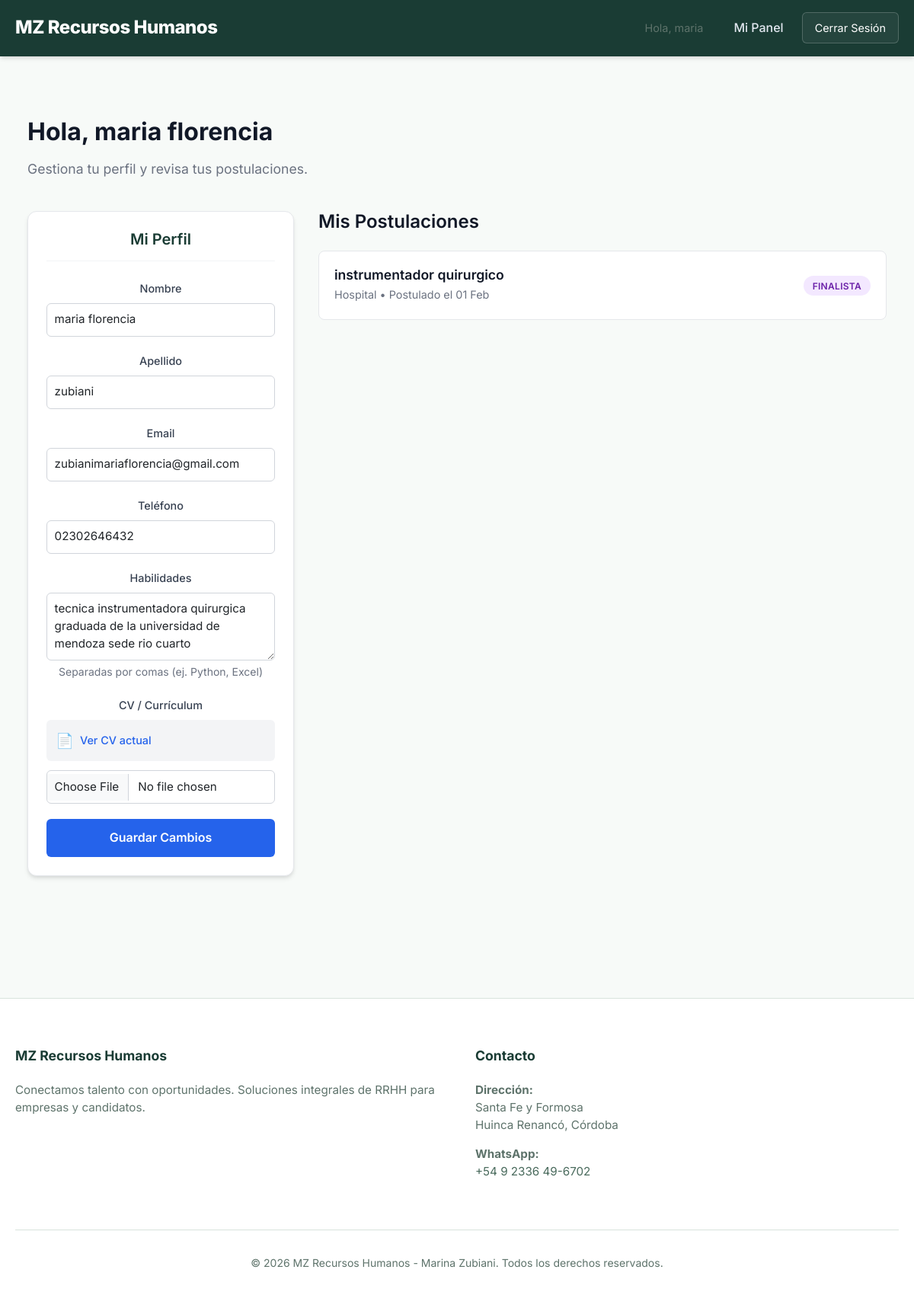
The app's page /candidates/dashboard/ (signed in) with its own data.
### candidates/models.py (models this page shows, shortened)
class Candidate(models.Model):
    AVAILABILITY_CHOICES = [
        ('active', 'Active (Looking)'),
        ('open', 'Open to Offers (Listening)'),
        ('not_looking', 'Not Looking (Dormant)'),
    ]
    first_name = models.CharField(max_length=100)
    last_name = models.CharField(max_length=100)
    user = models.OneToOneField(User, on_delete=models.CASCADE, null=True, blank=True, related_name='candidate_profile')
    email = models.EmailField(unique=True)
    secondary_email = models.CharField(max_length=255, blank=True, null=True, help_text="Correos secundarios separados por coma")
    phone = models.CharField(max_length=20, blank=True)
    resume_file = models.FileField(upload_to='resumes/', blank=True, null=True)
    skills = models.TextField(blank=True, help_text="Habilidades separadas por coma o descripción breve")
    tags = models.ManyToManyField(Tag, blank=True, related_name='candidates')
    availability_status = models.CharField(max_length=20, choices=AVAILABILITY_CHOICES, default='active')
    last_updated = models.DateTimeField(auto_now=True)
    update_token = models.UUIDField(default=uuid.uuid4, editable=False)
    created_at = models.DateTimeField(auto_now_add=True)

### applications/models.py (models this page shows, shortened)
class Application(models.Model):
    STATUS_CHOICES = [
        ('applied', 'Applied (Postulado)'),
        ('initial_interview', 'Initial Interview (Entrevista Inicial)'),
        ('tech_evaluation', 'Tech Evaluation (Evaluación Técnica)'),
        ('shortlist', 'Shortlist (Terna Final)'),
        ('offer', 'Offer (Oferta)'),
        ('hired', 'Hired (Contratado)'),
        ('rejected', 'Rejected (Descartado)'),
    ]
    vacancy = models.ForeignKey(Vacancy, related_name='applications', on_delete=models.CASCADE)
    candidate = models.ForeignKey(Candidate, related_name='applications', on_delete=models.CASCADE)
    status = models.CharField(max_length=20, choices=STATUS_CHOICES, default='applied')
    match_score = models.IntegerField(default=0, help_text="Percentage match based on skills (0-100)")
    applied_at = models.DateTimeField(auto_now_add=True)
    notes = models.TextField(blank=True)
    ai_summary = models.TextField(blank=True, help_text="AI-generated summary of the candidate")
    ai_match_score = models.IntegerField(null=True, blank=True, help_text="AI-calculated match score (0-100)")
    ai_feedback = models.TextField(blank=True, help_text="Detailed AI feedback on the match")

### clients/models.py (models this page shows, shortened)
class Vacancy(models.Model):
    STATUS_CHOICES = [
        ('active', 'Active'),
        ('closed', 'Closed'),
        ('on_hold', 'On Hold'),
    ]
    company = models.ForeignKey(Company, related_name='vacancies', on_delete=models.CASCADE)
    title = models.CharField(max_length=255)
    description = models.TextField()
    required_skills = models.TextField(blank=True, help_text="Comma-separated skills required for ranking (e.g. Python, Django, SQL)")
    status = models.CharField(max_length=20, choices=STATUS_CHOICES, default='active')
    created_at = models.DateTimeField(auto_now_add=True)

class Company(models.Model):
    user = models.OneToOneField(User, on_delete=models.CASCADE, null=True, blank=True, related_name='company_profile')
    name = models.CharField(max_length=200)
    industry = models.CharField(max_length=255, blank=True)
    description = models.TextField(blank=True)
    email = models.EmailField(blank=True, null=True)
    phone = models.CharField(max_length=20, blank=True, null=True)
    created_at = models.DateTimeField(auto_now_add=True)

### candidates/views.py (the view)
# urls.py: path('dashboard/', views.candidate_dashboard, name='candidate_dashboard'),
@login_required
def candidate_dashboard(request):
    candidate, created = Candidate.objects.get_or_create(user=request.user)
    if request.method == 'POST':
        form = CandidateProfileForm(request.POST, request.FILES, instance=candidate)
        if form.is_valid():
            form.save()
            return redirect('candidate_dashboard')
    else:
        form = CandidateProfileForm(instance=candidate)
    applications = Application.objects.filter(candidate=candidate).order_by('-applied_at')
    return render(request, 'candidates/dashboard.html', {
        'candidate': candidate,
        'applications': applications,
        'form': form
    })

### hr_project/templates/candidates/dashboard.html (shortened to what this page needs)
{% extends "base.html" %}
{% block content %}
<div class="container" style="max-width: 1200px; padding: 2rem 1rem;">
    <div style="margin-bottom: 2.5rem;">
        <h1 style="font-size: 2rem; font-weight: 700; color: #111827;">Hola, {{ candidate.first_name }}</h1>
        <p style="color: #6b7280; font-size: 1.1rem;">Gestiona tu perfil y revisa tus postulaciones.</p>
    </div>
    <div class="dashboard-grid">
        <div class="card profile-card">
            <h2
                style="font-size: 1.25rem; font-weight: 600; margin-top: 0; margin-bottom: 1.5rem; padding-bottom: 1rem; border-bottom: 1px solid #f3f4f6;">
                Mi Perfil</h2>
            <form method="POST" enctype="multipart/form-data">
                <div class="form-group">
                    <label>Nombre</label>
                    {{ form.first_name }}
                </div>
                <div class="form-group">
                    <label>Apellido</label>
                    {{ form.last_name }}
                </div>
                <div class="form-group">
                    <label>Email</label>
                    {{ form.email }}
                </div>
                <div class="form-group">
                    <label>Teléfono</label>
                    {{ form.phone }}
                </div>
                <div class="form-group">
                    <label>Habilidades</label>
                    {{ form.skills }}
                    <small style="color: #6b7280; display: block; margin-top: 4px;">Separadas por comas (ej. Python,
                        Excel)</small>
                </div>
                <div class="form-group">
                    <label>CV / Currículum</label>
                    {% if candidate.resume_file %}
                    <div
                        style="background: #f3f4f6; padding: 0.75rem; border-radius: 6px; margin-bottom: 0.75rem; display: flex; align-items: center; gap: 0.5rem; font-size: 0.9rem;">
                        <span style="font-size: 1.2rem;">📄</span>
                        <a href="{{ candidate.resume_file.url }}" target="_blank"
                            style="color: #2563eb; text-decoration: none; font-weight: 500;">Ver CV actual</a>
                    </div>
                    {% endif %}
                    {{ form.resume_file }}
                </div>
                <button type="submit" class="btn-save">Guardar Cambios</button>
            </form>
        </div>
        <div>
            <h2 style="font-size: 1.5rem; font-weight: 600; color: #111827; margin-top: 0; margin-bottom: 1.5rem;">Mis
                Postulaciones</h2>
            {% if applications %}
            {% for app in applications %}
            <div class="app-card">
                <div>
                    <h3 style="margin: 0; font-size: 1.1rem; font-weight: 600; color: #111827;">{{ app.vacancy.title }}
                    </h3>
                    <div style="color: #6b7280; font-size: 0.9rem; margin-top: 0.25rem;">
                        {{ app.vacancy.company.name }} • Postulado el {{ app.applied_at|date:"d M" }}
                    </div>
                </div>
                <div>
                    {% if app.status == 'applied' %}
                    <span class="status-badge status-applied">Recibido</span>
                    {% elif app.status == 'initial_interview' %}
                    <span class="status-badge status-interview">Entrevista</span>
                    {% elif app.status == 'tech_evaluation' %}
                    <span class="status-badge status-tech">Evaluación</span>
                    {% elif app.status == 'shortlist' %}
                    <span class="status-badge status-shortlist">Finalista</span>
                    {% elif app.status == 'offer' %}
                    <span class="status-badge status-offer">Oferta</span>
                    {% elif app.status == 'rejected' %}
                    <span class="status-badge status-rejected">Descartado</span>
                    {% else %}
                    <span class="status-badge" style="background: #e5e7eb;">{{ app.status }}</span>
                    {% endif %}
                </div>
            </div>
            {% endfor %}
            {% endif %}
        </div>
    </div>
</div>
{% endblock %}

### hr_project/templates/base.html (shortened to what this page needs)
{% load static %}
<!DOCTYPE html>
<html lang="en">
<head>
    <link href="https://cdn.jsdelivr.net/npm/bootstrap@5.3.0/dist/css/bootstrap.min.css" rel="stylesheet">
    <link rel="stylesheet" href="https://cdnjs.cloudflare.com/ajax/libs/font-awesome/6.4.0/css/all.min.css">
    <link rel="stylesheet" href="{% static 'css/styles.css' %}">
</head>
<body>
    <header>
        <div class="container">
            <a href="/" class="logo">MZ Recursos Humanos</a>
            <nav class="nav-links">
                {% if user.is_authenticated %}
                <span style="margin-right: 1rem; color: var(--text-muted); font-size: 0.9rem;">Hola, {{ user }}</span>
                {% if user.company_profile %}
                <a href="{% url 'client_portal' %}">Empresas</a>
                {% elif user.candidate_profile %}
                <a href="{% url 'candidate_dashboard' %}">Mi Panel</a>
                {% elif user.is_staff %}
                <a href="{% url 'dashboard_home' %}">Panel Recruiter</a>
                {% endif %}
                <form action="{% url 'logout' %}" method="post" style="display:inline;">
                    <button type="submit" class="btn-nav">Cerrar Sesión</button>
                </form>
                {% else %}
                <a href="/">Oportunidades</a>
                <a href="/candidates/login/">Soy Candidato</a>
                <a href="{% url 'client_login' %}">Soy Empresa</a>
                <a href="{% url 'dashboard_login' %}" class="btn-nav">Acceso Staff</a>
                {% endif %}
            </nav>
        </div>
    </header>
    <main class="container" style="padding-top: 3rem; padding-bottom: 3rem;">
        {% block content %}{% endblock %}
    </main>
    <footer>
        <div class="container">
            <div class="footer-grid">
                <div class="footer-col">
                    <h4>MZ Recursos Humanos</h4>
                    <p>Conectamos talento con oportunidades. Soluciones integrales de RRHH para empresas y candidatos.
                    </p>
                </div>
                <div class="footer-col">
                    <h4>Contacto</h4>
                    <p><strong>Dirección:</strong><br>Santa Fe y Formosa<br>Huinca Renancó, Córdoba</p>
                    <p><strong>WhatsApp:</strong><br><a href="https://wa.me/5492336496702" target="_blank"
                            style="color: var(--secondary-color);">+54 9 2336 49-6702</a></p>
                </div>
            </div>
            <div class="copyright">
                <p>&copy; 2026 MZ Recursos Humanos - Marina Zubiani. Todos los derechos reservados.</p>
            </div>
        </div>
    </footer>
</body>
</html>

### static/css/styles.css (style rules this page uses)
:root { --primary-color: #1a3c34; --secondary-color: #4a6b5d; --accent-color: #88c9a1; --accent-hover: #71b88e; --bg-color: #f7faf8; --card-bg: #ffffff; --text-main: #2b3a35; --text-muted: #5e736b; --success: #10b981; --border-color: #d8e3dc; --font-main: 'Inter', system-ui, -apple-system, sans-serif; }
*, *::before, *::after { box-sizing: border-box; }
body { font-family: var(--font-main); background-color: var(--bg-color); color: var(--text-main); margin: 0; line-height: 1.6; }
h1, h2, h3 { color: var(--primary-color); font-weight: 700; margin-bottom: 0.5em; }
a { text-decoration: none; color: inherit; transition: color 0.2s; }
.container { max-width: 1200px; margin: 0 auto; padding: 0 20px; }
header { background: var(--primary-color); border-bottom: 1px solid var(--primary-color); padding: 1rem 0; box-shadow: 0 4px 6px -1px rgba(0, 0, 0, 0.1), 0 2px 4px -1px rgba(0, 0, 0, 0.06); color: white; }
header .container { display: flex; justify-content: space-between; align-items: center; flex-wrap: wrap; }
.logo { font-size: 1.5rem; font-weight: 800; color: white; letter-spacing: -0.5px; }
.nav-links { display: flex; gap: 1.5rem; align-items: center; }
.nav-links a { margin-left: 0; color: #e2e8f0; font-weight: 500; transition: color 0.2s; }
.btn-nav { border: 1px solid rgba(255, 255, 255, 0.2); padding: 0.5rem 1rem; border-radius: 6px; background: rgba(255, 255, 255, 0.05); cursor: pointer; font-size: 0.9rem; color: white; transition: all 0.2s; }
.form-group { margin-bottom: 1.5rem; }
label { display: block; margin-bottom: 0.5rem; font-weight: 500; color: var(--secondary-color); }
input, textarea, select { width: 100%; padding: 0.75rem; border: 1px solid var(--border-color); border-radius: 6px; font-family: inherit; font-size: 1rem; }
footer { background: var(--card-bg); border-top: 1px solid var(--border-color); margin-top: 5rem; padding: 4rem 0 2rem; color: var(--text-muted); }
.footer-grid { display: grid; grid-template-columns: repeat(auto-fit, minmax(250px, 1fr)); gap: 3rem; margin-bottom: 3rem; }
.footer-col h4 { color: var(--primary-color); font-size: 1.1rem; margin-bottom: 1.5rem; font-weight: 700; }
.footer-col p { margin-bottom: 1rem; font-size: 0.95rem; line-height: 1.5; }
.copyright { text-align: center; padding-top: 2rem; border-top: 1px solid var(--border-color); font-size: 0.875rem; }

### hr_project/templates/candidates/dashboard.html (style rules this page uses)
* { box-sizing: border-box; }
.dashboard-grid { display: grid; grid-template-columns: 350px 1fr; gap: 2rem; align-items: start; }
.card { background: white; border-radius: 12px; box-shadow: 0 4px 6px -1px rgba(0, 0, 0, 0.1), 0 2px 4px -1px rgba(0, 0, 0, 0.06); padding: 1.5rem; border: 1px solid #e5e7eb; }
.profile-card { text-align: center; }
.form-group { margin-bottom: 1.25rem; }
.form-group label { display: block; font-weight: 500; font-size: 0.9rem; margin-bottom: 0.5rem; color: #374151; }
.form-control { width: 100%; padding: 0.6rem; border: 1px solid #d1d5db; border-radius: 6px; font-family: inherit; font-size: 0.95rem; }
.btn-save { background-color: #2563eb; color: white; width: 100%; padding: 0.75rem; border: none; border-radius: 6px; font-weight: 600; cursor: pointer; transition: background-color 0.2s; }
.app-card { background: white; border-radius: 8px; padding: 1.25rem; border: 1px solid #e5e7eb; margin-bottom: 1rem; display: flex; justify-content: space-between; align-items: center; transition: transform 0.2s; }
.status-badge { padding: 0.35rem 0.75rem; border-radius: 9999px; font-weight: 600; font-size: 0.75rem; text-transform: uppercase; letter-spacing: 0.025em; }
.status-shortlist { background-color: #f3e8ff; color: #6b21a8; }

### records on screen
Candidate: first_name "maria florencia", last_name "zubiani", email "zubianimariaflorencia@gmail.com", phone "02302646432", skills "tecnica instrumentadora quirurgica graduada de la universidad de mendoza sede rio cuarto"
Application: vacancy "instrumentador quirurgico", vacancy.company.name "Hospital", applied_at "01 Feb", status "FINALISTA"

### other values on screen
{{ user }} "maria"
